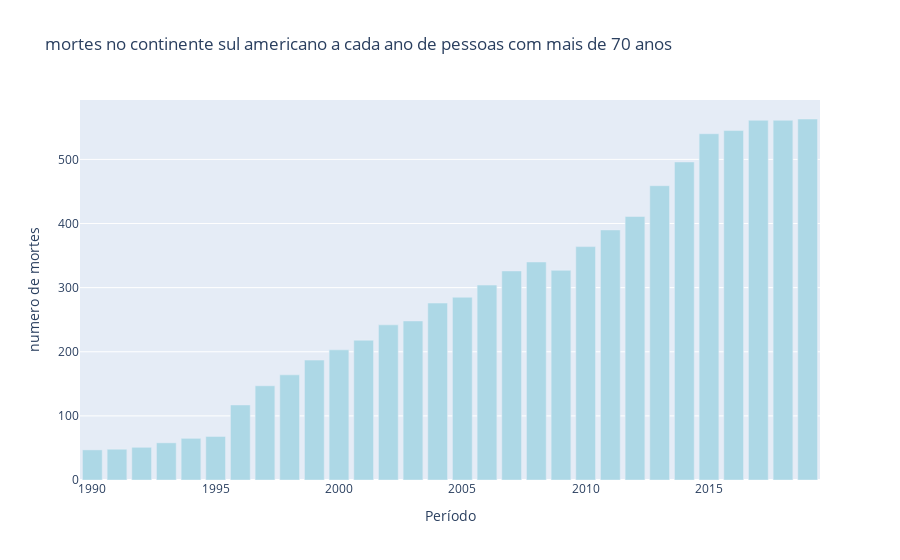

Here is the notebook cell this chart was saved with:
### Code cell
data = [go.Bar(x=south_america_df['Year'].values,
               y=soma_por_ano_south_america['Deaths - HIV/AIDS - Sex: Both - Age: 70+ years (Number)'],
               marker = {'color' : 'lightblue'} )]
               

#criando layout
configuracoes_layout = go.Layout(title='mortes no continente sul americano a cada ano de pessoas com mais de 70 anos',
                                 yaxis={'title': 'numero de mortes'},
                                 xaxis={'title': 'Período'})

#objeto figura

fig = go.Figure(data=data, layout=configuracoes_layout)

#plotando o grafico
py.iplot(fig)

### Figure 1 — Plotly figure (JSON) as saved in the notebook; plotly's stock layout.template omitted (floating-point values rounded to 4 significant figures; data arrays with more than 128 entries replaced by an {"elided": "..."} marker saying what was removed)
{"data": [{"marker": {"color": "lightblue"}, "type": "bar", "x": {"elided": "360 int values"}, "y": [47, 48, 51, 58, 65, 68, 117, 147, 164, 187, 203, 218, 242, 248, 276, 285, 304, 326, 340, 327, 364, 390, 411, 459, 496, 540, 545, 561, 561, 563]}], "layout": {"title": {"text": "mortes no continente sul americano a cada ano de pessoas com mais de 70 anos"}, "xaxis": {"title": {"text": "Período"}}, "yaxis": {"title": {"text": "numero de mortes"}}}}
